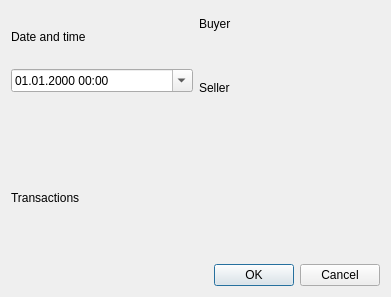
<?xml version="1.0" encoding="UTF-8"?>
<ui version="4.0">
 <class>FTransactionPoolThingEdit</class>
 <widget class="QDialog" name="FTransactionPoolThingEdit">
  <property name="geometry">
   <rect>
    <x>0</x>
    <y>0</y>
    <width>391</width>
    <height>297</height>
   </rect>
  </property>
  <property name="windowTitle">
   <string>Transactions pool edit</string>
  </property>
  <property name="windowIcon">
   <iconset resource="../../../res/hacc.qrc">
    <normaloff>:/items/transaction-pool.png</normaloff>:/items/transaction-pool.png</iconset>
  </property>
  <layout class="QVBoxLayout" name="dialogLayout">
   <item>
    <layout class="QHBoxLayout" name="horizontalLayout">
     <item>
      <layout class="QVBoxLayout" name="verticalLayout_2">
       <item>
        <widget class="QLabel" name="label">
         <property name="text">
          <string>Date and time</string>
         </property>
        </widget>
       </item>
       <item>
        <widget class="QDateTimeEdit" name="dtDateTime">
         <property name="currentSection">
          <enum>QDateTimeEdit::DaySection</enum>
         </property>
         <property name="displayFormat">
          <string>dd.MM.yyyy HH:mm</string>
         </property>
         <property name="calendarPopup">
          <bool>true</bool>
         </property>
        </widget>
       </item>
       <item>
        <spacer name="verticalSpacer">
         <property name="orientation">
          <enum>Qt::Vertical</enum>
         </property>
         <property name="sizeType">
          <enum>QSizePolicy::Preferred</enum>
         </property>
         <property name="sizeHint" stdset="0">
          <size>
           <width>20</width>
           <height>40</height>
          </size>
         </property>
        </spacer>
       </item>
      </layout>
     </item>
     <item>
      <layout class="QVBoxLayout" name="verticalLayout">
       <item>
        <widget class="QLabel" name="lBuyer">
         <property name="text">
          <string>Buyer</string>
         </property>
        </widget>
       </item>
       <item>
        <widget class="ui::selector::WContractorAccountSelectButton" name="pwBuyerAccount" native="true">
         <property name="focusPolicy">
          <enum>Qt::StrongFocus</enum>
         </property>
        </widget>
       </item>
       <item>
        <widget class="QLabel" name="lSeller">
         <property name="text">
          <string>Seller</string>
         </property>
        </widget>
       </item>
       <item>
        <widget class="ui::selector::WContractorAccountSelectButton" name="pwSellerAccount" native="true">
         <property name="focusPolicy">
          <enum>Qt::StrongFocus</enum>
         </property>
        </widget>
       </item>
      </layout>
     </item>
    </layout>
   </item>
   <item>
    <widget class="QLabel" name="label4">
     <property name="text">
      <string>Transactions</string>
     </property>
    </widget>
   </item>
   <item>
    <widget class="QDialogButtonBox" name="buttonBox">
     <property name="orientation">
      <enum>Qt::Horizontal</enum>
     </property>
     <property name="standardButtons">
      <set>QDialogButtonBox::Cancel|QDialogButtonBox::Ok</set>
     </property>
    </widget>
   </item>
  </layout>
 </widget>
 <customwidgets>
  <customwidget>
   <class>ui::selector::WContractorAccountSelectButton</class>
   <extends>QWidget</extends>
   <header>wcontractoraccountselectbutton.h</header>
   <container>1</container>
  </customwidget>
 </customwidgets>
 <tabstops>
  <tabstop>dtDateTime</tabstop>
  <tabstop>pwBuyerAccount</tabstop>
  <tabstop>pwSellerAccount</tabstop>
  <tabstop>buttonBox</tabstop>
 </tabstops>
 <resources>
  <include location="../../../res/hacc.qrc"/>
 </resources>
 <connections>
  <connection>
   <sender>buttonBox</sender>
   <signal>accepted()</signal>
   <receiver>FTransactionPoolThingEdit</receiver>
   <slot>accept()</slot>
   <hints>
    <hint type="sourcelabel">
     <x>37</x>
     <y>299</y>
    </hint>
    <hint type="destinationlabel">
     <x>215</x>
     <y>294</y>
    </hint>
   </hints>
  </connection>
  <connection>
   <sender>buttonBox</sender>
   <signal>rejected()</signal>
   <receiver>FTransactionPoolThingEdit</receiver>
   <slot>reject()</slot>
   <hints>
    <hint type="sourcelabel">
     <x>151</x>
     <y>309</y>
    </hint>
    <hint type="destinationlabel">
     <x>297</x>
     <y>302</y>
    </hint>
   </hints>
  </connection>
 </connections>
</ui>
